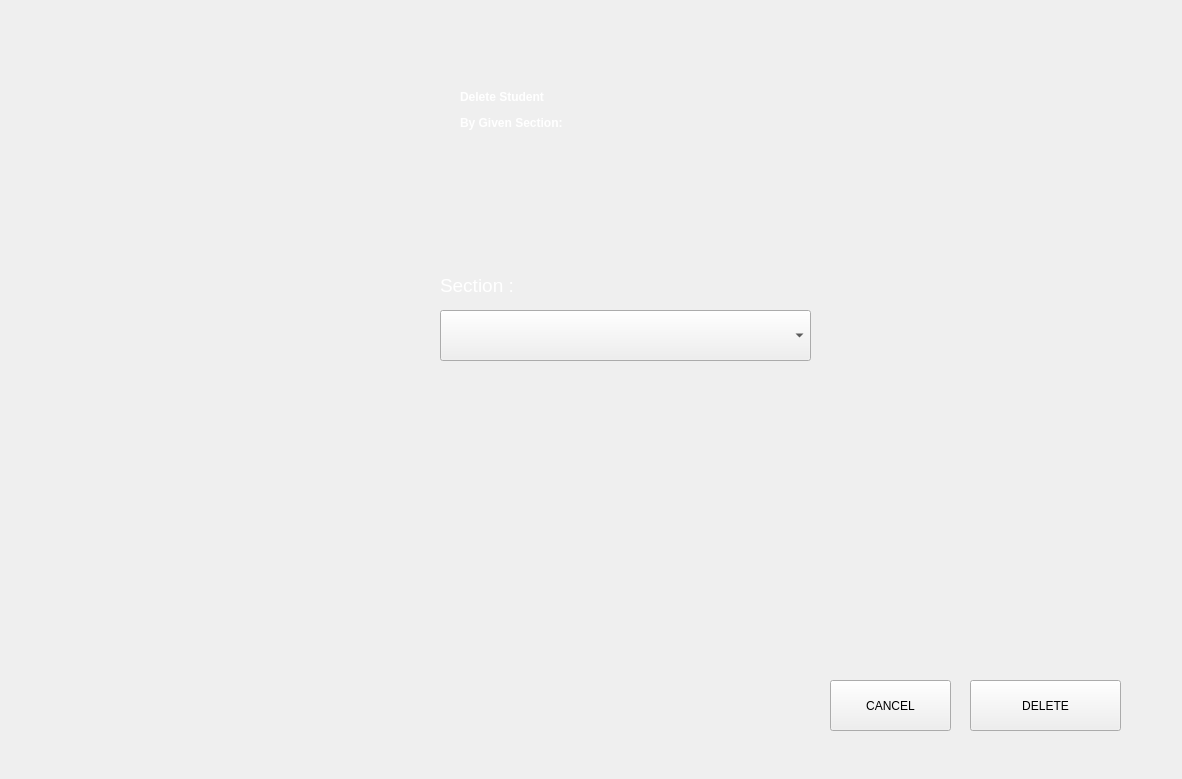
<?xml version="1.0" encoding="UTF-8"?>
<ui version="4.0">
 <class>Form</class>
 <widget class="QWidget" name="Form">
  <property name="geometry">
   <rect>
    <x>0</x>
    <y>0</y>
    <width>1182</width>
    <height>779</height>
   </rect>
  </property>
  <property name="windowTitle">
   <string>Form</string>
  </property>
  <widget class="QPushButton" name="supprimer">
   <property name="geometry">
    <rect>
     <x>970</x>
     <y>680</y>
     <width>151</width>
     <height>51</height>
    </rect>
   </property>
   <property name="styleSheet">
    <string notr="true">font: 75 14pt &quot;Poppins&quot;;
 
</string>
   </property>
   <property name="text">
    <string>DELETE</string>
   </property>
  </widget>
  <widget class="QLabel" name="label">
   <property name="geometry">
    <rect>
     <x>440</x>
     <y>250</y>
     <width>591</width>
     <height>71</height>
    </rect>
   </property>
   <property name="styleSheet">
    <string notr="true"/>
   </property>
   <property name="text">
    <string>&lt;html&gt;&lt;head/&gt;&lt;body&gt;&lt;p&gt;&lt;span style=&quot; font-size:14pt; color:#FFFFFF;&quot;&gt;Section :&lt;/span&gt;&lt;/p&gt;&lt;/body&gt;&lt;/html&gt;</string>
   </property>
  </widget>
  <widget class="QComboBox" name="section">
   <property name="geometry">
    <rect>
     <x>440</x>
     <y>310</y>
     <width>371</width>
     <height>51</height>
    </rect>
   </property>
   <property name="styleSheet">
    <string notr="true">QLineEdit {
border: 1px solid rgb(37,39,48);

padding-left:20px;
padding-right:20px;
}
QLineEdit:hover{
	border: 2px solid rgb(222, 221, 218)
}
QLineEdit:focus{
	border: 2px solid rgb(154, 208, 236)
}</string>
   </property>
   <item>
    <property name="text">
     <string/>
    </property>
   </item>
   <item>
    <property name="text">
     <string>CPI1</string>
    </property>
   </item>
   <item>
    <property name="text">
     <string>CPI 2</string>
    </property>
   </item>
   <item>
    <property name="text">
     <string>L1 INFO</string>
    </property>
   </item>
   <item>
    <property name="text">
     <string>L1 TIC</string>
    </property>
   </item>
   <item>
    <property name="text">
     <string>L1 EEA</string>
    </property>
   </item>
   <item>
    <property name="text">
     <string>L1 MATH</string>
    </property>
   </item>
   <item>
    <property name="text">
     <string>L2 INFO </string>
    </property>
   </item>
   <item>
    <property name="text">
     <string>L2 TIC</string>
    </property>
   </item>
   <item>
    <property name="text">
     <string>L2 EEA</string>
    </property>
   </item>
   <item>
    <property name="text">
     <string>L2 MATH</string>
    </property>
   </item>
   <item>
    <property name="text">
     <string>L3 INFO</string>
    </property>
   </item>
   <item>
    <property name="text">
     <string>L3 TIC</string>
    </property>
   </item>
   <item>
    <property name="text">
     <string>L3 EEA</string>
    </property>
   </item>
   <item>
    <property name="text">
     <string>ING 1</string>
    </property>
   </item>
   <item>
    <property name="text">
     <string>ING2</string>
    </property>
   </item>
  </widget>
  <widget class="QPushButton" name="annuler">
   <property name="geometry">
    <rect>
     <x>830</x>
     <y>680</y>
     <width>121</width>
     <height>51</height>
    </rect>
   </property>
   <property name="styleSheet">
    <string notr="true">font: 75 14pt &quot;Poppins&quot;;
 
</string>
   </property>
   <property name="text">
    <string>CANCEL</string>
   </property>
  </widget>
  <widget class="QLabel" name="section_2">
   <property name="geometry">
    <rect>
     <x>430</x>
     <y>370</y>
     <width>481</width>
     <height>31</height>
    </rect>
   </property>
   <property name="text">
    <string/>
   </property>
  </widget>
  <widget class="QLabel" name="label_2">
   <property name="geometry">
    <rect>
     <x>0</x>
     <y>0</y>
     <width>1181</width>
     <height>791</height>
    </rect>
   </property>
   <property name="text">
    <string/>
   </property>
   <property name="pixmap">
    <pixmap>bg.jpg</pixmap>
   </property>
   <property name="scaledContents">
    <bool>true</bool>
   </property>
  </widget>

  <widget class="QLabel" name="label_4">
   <property name="geometry">
    <rect>
     <x>460</x>
     <y>70</y>
     <width>651</width>
     <height>121</height>
    </rect>
   </property>
   <property name="styleSheet">
    <string notr="true">color: rgb(0, 0, 0);

font: 25pt &quot;Poppins Condensed&quot;;

</string>
   </property>
   <property name="text">
    <string>&lt;html&gt;&lt;head/&gt;&lt;body&gt;&lt;p&gt;&lt;span style=&quot; font-weight:600;color:#fff; color:#fff &quot;&gt;Delete Student &lt;/span&gt;&lt;/p&gt;&lt;p&gt;&lt;span style=&quot; font-weight:600;color:#fff;  color:#fff &quot;&gt; By Given Section:&lt;/span&gt;&lt;/p&gt;&lt;p&gt;&lt;br/&gt;&lt;/p&gt;&lt;/body&gt;&lt;/html&gt;</string>
   </property>
  </widget>
  <zorder>label_2</zorder>
  <zorder>supprimer</zorder>
  <zorder>label</zorder>
  <zorder>section</zorder>
  <zorder>annuler</zorder>
  <zorder>section_2</zorder>
  <zorder>label_10</zorder>
  <zorder>label_4</zorder>
 </widget>
 <resources/>
 <connections/>
</ui>
